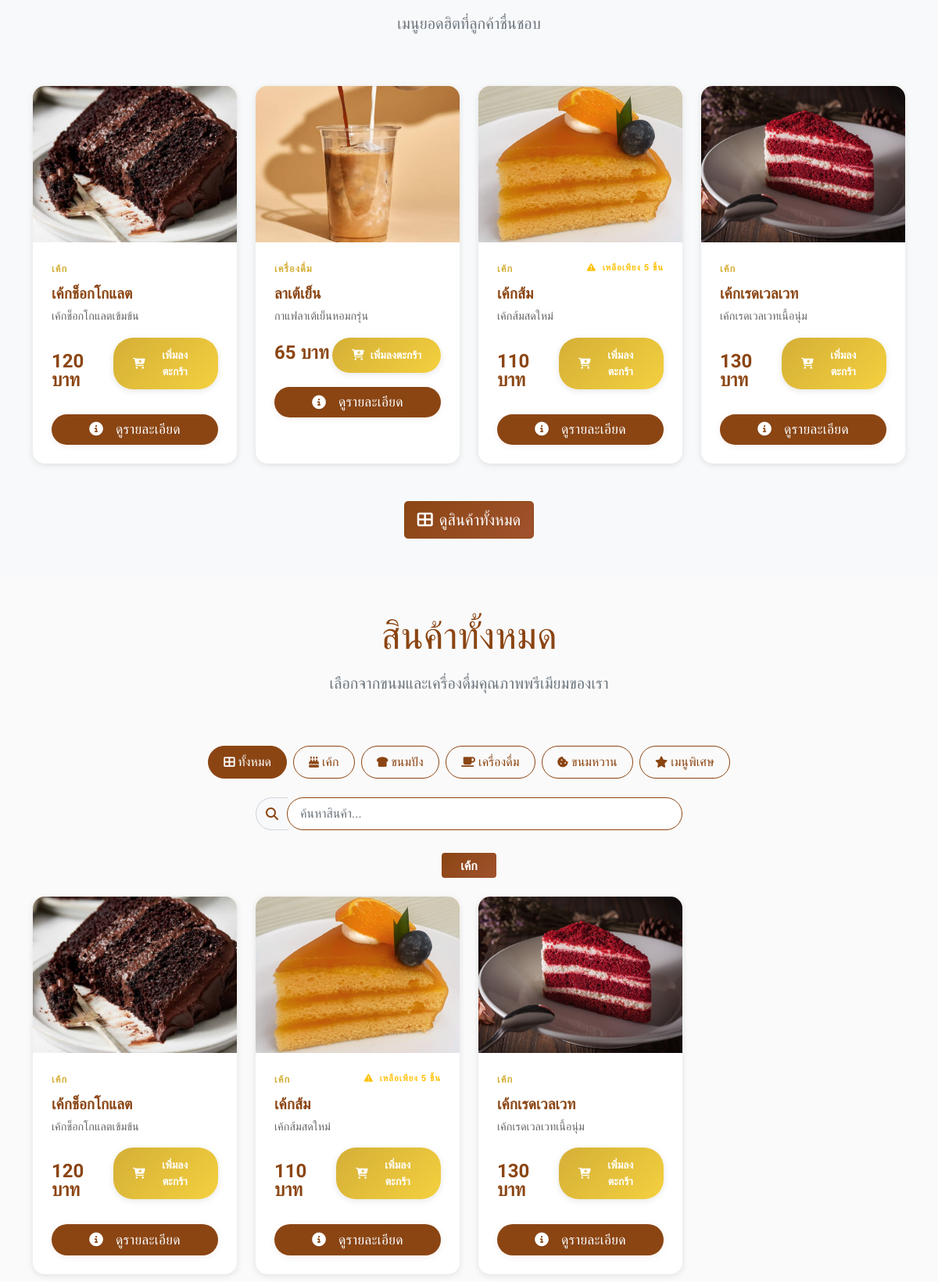
Before: / (middle part) with the older database file.
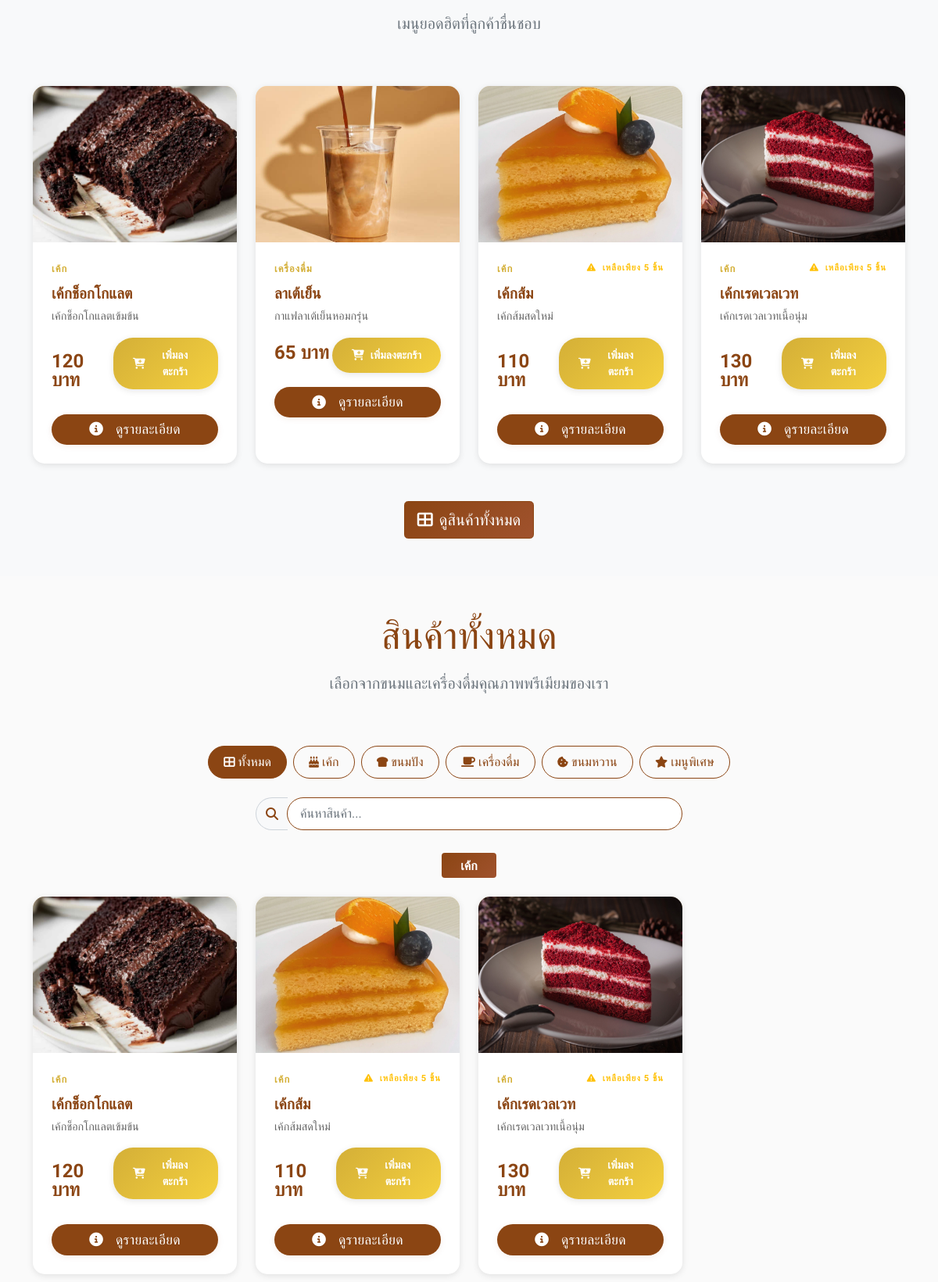
After: the same page with the newer database file.
### tables this page shows
CREATE TABLE products (
        id INTEGER PRIMARY KEY AUTOINCREMENT,
        name TEXT NOT NULL,
        name_en TEXT,
        description TEXT,
        price DECIMAL(10,2) NOT NULL,
        image TEXT,
        category_id INTEGER,
        is_available BOOLEAN DEFAULT 1,
        is_featured BOOLEAN DEFAULT 0,
        stock_quantity INTEGER DEFAULT 0,
        created_at TIMESTAMP DEFAULT CURRENT_TIMESTAMP,
        FOREIGN KEY (category_id) REFERENCES categories (id)
    );

CREATE TABLE categories (
        id INTEGER PRIMARY KEY AUTOINCREMENT,
        name TEXT UNIQUE NOT NULL,
        name_en TEXT,
        icon TEXT,
        description TEXT,
        display_order INTEGER DEFAULT 0
    );

### app.py (the view)
@app.route('/')
def index():
    categories = get_categories()
    featured_products = get_products_by_category(featured_only=True)
    all_products = get_products_by_category()
    unique_products = []
    seen_ids = set()
    for product in all_products:
        if product['id'] not in seen_ids:
            unique_products.append(product)
            seen_ids.add(product['id'])
    products_by_category = {}
    for product in unique_products:
        category_name = product['category_name']
        if category_name not in products_by_category:
            products_by_category[category_name] = []
        products_by_category[category_name].append(product)
    return render_template('index.html',
                         featured_products=featured_products,
                         products_by_category=products_by_category)

### app.py (called while the page is built)
def get_db_connection():
    conn = sqlite3.connect(DB_NAME)
    conn.row_factory = sqlite3.Row
    return conn

def get_categories():
    conn = get_db_connection()
    categories = conn.execute(
        "SELECT * FROM categories ORDER BY display_order"
    ).fetchall()
    conn.close()
    return categories

def get_cart_total():
    cart = session.get('cart', {})
    total_items = sum(item['quantity'] for item in cart.values())
    total_price = sum(item['quantity'] * item['price'] for item in cart.values())
    return total_items, total_price

@app.context_processor
def inject_global_data():
    categories = get_categories()
    cart_total_items, _ = get_cart_total()
    verifying_count = 0
    if session.get('role') == 'admin':
        conn = get_db_connection()
        verifying_count = conn.execute("""
            SELECT COUNT(*) FROM payments WHERE status = 'verifying'
        """).fetchone()[0]
        conn.close()
    return dict(
        categories=categories,
        cart_total_items=cart_total_items,
        verifying_count=verifying_count
    )

### templates/index.html (shortened to what the changed rows need)
{% extends "layout.html" %}
{% block content %}
{% if featured_products %}
<section class="py-5 bg-light" id="featured">
    <div class="container">
        <div class="row gy-4">
            {% for product in featured_products[:8] %}
            <div class="col-lg-3 col-md-6">
                <div class="product-card featured-product h-100" data-category="{{ product.category_name }}">
                    <div class="product-image clickable">
                        {% if product.image %}
                            <img src="{{ url_for('static', filename='images/products/' + product.image) }}"
                                 alt="{{ product.name }}"
                                 class="img-fluid"
                                 loading="lazy">
                        {% else %}
                            <i class="fas fa-birthday-cake"></i>
                        {% endif %}
                    </div>
                    <div class="product-body">
                        <div class="product-category">
                            {{ product.category_name }}
                            {% if product.stock_quantity <= 5 and product.stock_quantity > 0 %}
                                <small class="text-warning float-end">
                                    <i class="fas fa-exclamation-triangle me-1"></i>
                                    เหลือเพียง {{ product.stock_quantity }} ชิ้น
                                </small>
                            {% endif %}
                        </div>
                        <h5 class="product-name">{{ product.name }}</h5>
                        {% if product.description %}
                            <p class="product-description">{{ product.description }}</p>
                        {% endif %}
                        <div class="d-flex justify-content-between align-items-baseline">
                            <div class="product-price">{{ "%.0f"|format(product.price) }} บาท</div>
                                {% if product.stock_quantity > 0 %}
                                    <button class="btn btn-custom btn-sm add-to-cart"
                                            data-product-id="{{ product.id }}"
                                            data-product-name="{{ product.name }}"
                                            data-product-price="{{ product.price }}">
                                        <i class="fas fa-cart-plus"></i> เพิ่มลงตะกร้า
                                    </button>
                                {% else %}
                                    <button class="btn btn-secondary btn-sm" disabled>
                                        <i class="fas fa-times"></i> หมด
                                    </button>
                                {% endif %}
                            </div>
                                <div class="d-flex justify-content-center mt-2">
                                    <a href="{{ url_for('product_detail', product_id=product.id) }}"
                                    class="btn btn-detail-view">
                                        <i class="fas fa-info-circle me-2"></i>
                                        ดูรายละเอียด
                                    </a>
                                </div>
                    </div>
                </div>
            </div>
            {% endfor %}
        </div>
    </div>
</section>
{% endif %}
<section class="py-5" id="products">
    <div class="container">
        <div class="row text-center mb-5">
            <div class="col-12">
                <h2 class="display-5 mb-3">สินค้าทั้งหมด</h2>
            </div>
        </div>
        {% if products_by_category %}
            {% for category_name, products in products_by_category.items() %}
            <div class="category-section mb-5" data-category="{{ category_name }}">
                <h3 class="mb-4 text-center">
                    <span class="badge bg-primary fs-6 px-4 py-2">{{ category_name }}</span>
                </h3>
                <div class="row gy-4">
                    {% for product in products %}
                    <div class="col-lg-3 col-md-6">
                        <div class="product-card h-100" data-category="{{ category_name }}">
                            <div class="product-image clickable">
                                {% if product.image %}
                                    <img src="{{ url_for('static', filename='images/products/' + product.image) }}"
                                         alt="{{ product.name }}"
                                         class="img-fluid"
                                         loading="lazy">
                                {% else %}
                                    <i class="fas fa-birthday-cake"></i>
                                {% endif %}
                            </div>
                            <div class="product-body">
                                <div class="product-category">
                                    {{ product.category_name }}
                                    {% if product.stock_quantity <= 5 and product.stock_quantity > 0 %}
                                        <small class="text-warning float-end">
                                            <i class="fas fa-exclamation-triangle me-1"></i>
                                            เหลือเพียง {{ product.stock_quantity }} ชิ้น
                                        </small>
                                    {% endif %}
                                </div>
                                <h5 class="product-name">{{ product.name }}</h5>
                                {% if product.description %}
                                    <p class="product-description">{{ product.description }}</p>
                                {% endif %}
                                <div class="d-flex justify-content-between align-items-baseline">
                                    <div class="product-price">{{ "%.0f"|format(product.price) }} บาท</div>
                                    {% if product.stock_quantity > 0 %}
                                        <button class="btn btn-custom btn-sm add-to-cart"
                                                data-product-id="{{ product.id }}"
                                                data-product-name="{{ product.name }}"
                                                data-product-price="{{ product.price }}">
                                            <i class="fas fa-cart-plus"></i> เพิ่มลงตะกร้า
                                        </button>
                                    {% else %}
                                        <button class="btn btn-secondary btn-sm" disabled>
                                            <i class="fas fa-times"></i> หมด
                                        </button>
                                    {% endif %}
                                </div>
                                <div class="d-flex justify-content-center mt-2">
                                    <a href="{{ url_for('product_detail', product_id=product.id) }}"
                                    class="btn btn-detail-view">
                                        <i class="fas fa-info-circle me-2"></i>
                                        ดูรายละเอียด
                                    </a>
                                </div>
                            </div>
                        </div>
                    </div>
                    {% endfor %}
                </div>
            </div>
            {% endfor %}
        {% else %}
            <div class="text-center py-5">
                <i class="fas fa-shopping-basket fa-3x text-muted mb-3"></i>
                <h4 class="text-muted">ยังไม่มีสินค้า</h4>
                <p class="text-muted">กรุณารอสักครู่ เรากำลังเตรียมสินค้าดี ๆ มาให้คุณ</p>
            </div>
        {% endif %}
    </div>
</section>
{% endblock %}

Changed rows visible on the page:
changed products "เค้กเรดเวลเวท": stock_quantity (not shown) → "5"
